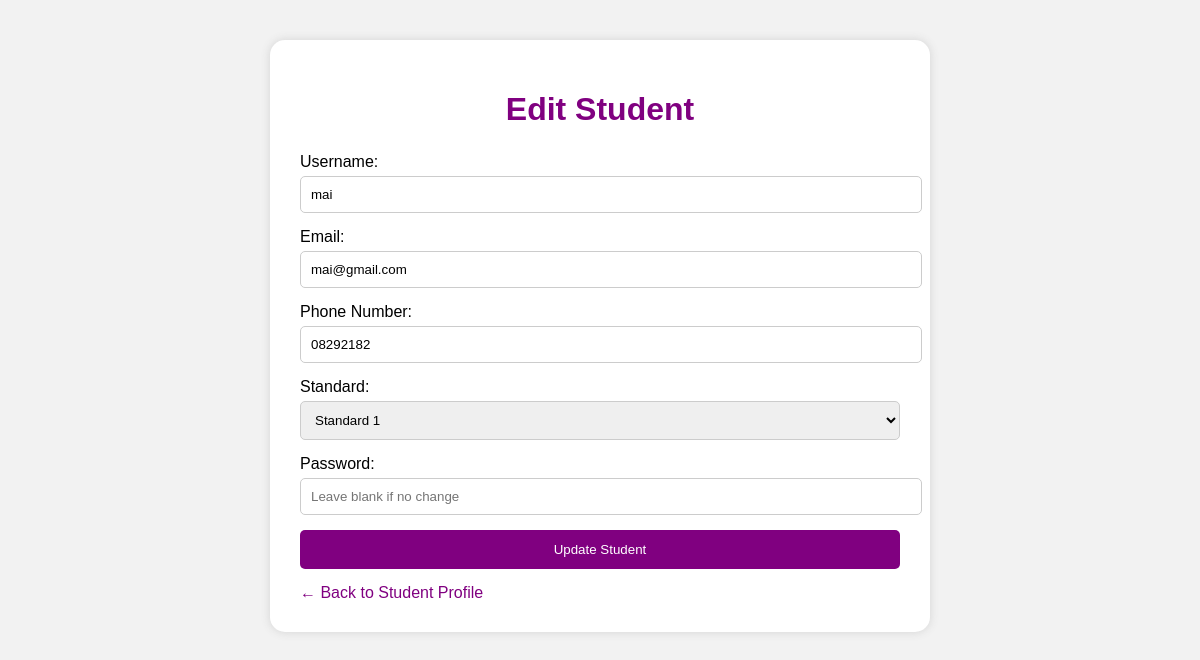
/edit_student.php?id=S001, run on the app's committed database.
### tables this page shows
CREATE TABLE `users` (
  `user_id` int(11) NOT NULL,
  `user_code` varchar(10) DEFAULT NULL,
  `username` varchar(100) DEFAULT NULL,
  `email` varchar(100) DEFAULT NULL,
  `phone` varchar(20) DEFAULT NULL,
  `role` varchar(20) DEFAULT NULL,
  `standard` varchar(50) DEFAULT NULL,
  `password` varchar(255) DEFAULT NULL,
  `avatar` varchar(100) DEFAULT 'avatar.jpg',
  `created_at` timestamp NOT NULL DEFAULT current_timestamp(),
  `subject_taught` varchar(50) DEFAULT NULL
);

### edit_student.php (the view, shortened to what this page needs)
<?php
include "db.php";
$code = $_GET['id'];
$sql =
"SELECT *
FROM users
WHERE user_code='$code'";
$result = $conn->query($sql);
$row = $result->fetch_assoc();
?>
<!DOCTYPE html>
<html>
<head>
</head>
<body>
<div class="container">
<h1>Edit Student</h1>
<form method="POST">
Username:
<input
type="text"
name="username"
value="<?php echo $row['username']; ?>"
required>
Email:
<input
type="email"
name="email"
value="<?php echo $row['email']; ?>"
required>
Phone Number:
<input
type="text"
name="phone"
value="<?php echo $row['phone']; ?>"
required>
Standard:
<select name="standard">
<option <?php if($row['standard']=="Standard 1") echo "selected"; ?>>
Standard 1
</option>
</select>
Password:
<input
type="password"
name="password"
placeholder="Leave blank if no change">
<button
type="submit"
name="update">
Update Student
</button>
</form>
<a
href="s_profile.php"
class="backBtn">
← Back to Student Profile
</a>
</div>
</body>
</html>

### edit_student.php (style rules this page uses)
body { font-family: Arial; background-color: #f2f2f2; }
.container { width: 600px; margin: auto; margin-top: 40px; background: white; padding: 30px; border-radius: 15px; box-shadow: 0px 0px 10px lightgray; }
h1 { color: purple; text-align: center; margin-bottom: 25px; }
input, select { width: 100%; padding: 10px; margin-top: 5px; margin-bottom: 15px; border: 1px solid #ccc; border-radius: 5px; }
button { width: 100%; padding: 12px; background: purple; color: white; border: none; border-radius: 5px; cursor: pointer; }
.backBtn { display: inline-block; margin-top: 15px; text-decoration: none; color: purple; }

### data on the page
users: username "mai", email "mai@gmail.com", phone "08292182", standard "Standard 1"
